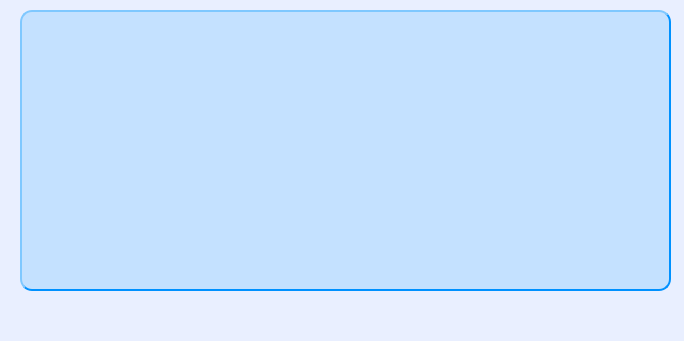
<?xml version="1.0" encoding="UTF-8"?>
<ui version="4.0">
 <class>WindowYKitapcik</class>
 <widget class="QMainWindow" name="WindowYKitapcik">
  <property name="geometry">
   <rect>
    <x>0</x>
    <y>0</y>
    <width>684</width>
    <height>341</height>
   </rect>
  </property>
  <property name="windowTitle">
   <string>MainWindow</string>
  </property>
  <property name="styleSheet">
   <string notr="true">  background-color: rgb(233, 239, 255);
</string>
  </property>
  <widget class="QWidget" name="centralwidget">
   <widget class="QListWidget" name="listWidget">
    <property name="geometry">
     <rect>
      <x>20</x>
      <y>10</y>
      <width>651</width>
      <height>281</height>
     </rect>
    </property>
    <property name="styleSheet">
     <string notr="true">    background-color: rgb(196, 225, 255);
    border-style: outset;
    border-width: 2px;
    border-radius: 12px;
    font: bold 14px;
    min-width: 7em;
    padding: 6px;
	border-color: rgb(0, 145, 255)</string>
    </property>
   </widget>
  </widget>
  <widget class="QMenuBar" name="menubar">
   <property name="geometry">
    <rect>
     <x>0</x>
     <y>0</y>
     <width>684</width>
     <height>23</height>
    </rect>
   </property>
  </widget>
  <widget class="QStatusBar" name="statusbar"/>
 </widget>
 <resources/>
 <connections/>
</ui>
